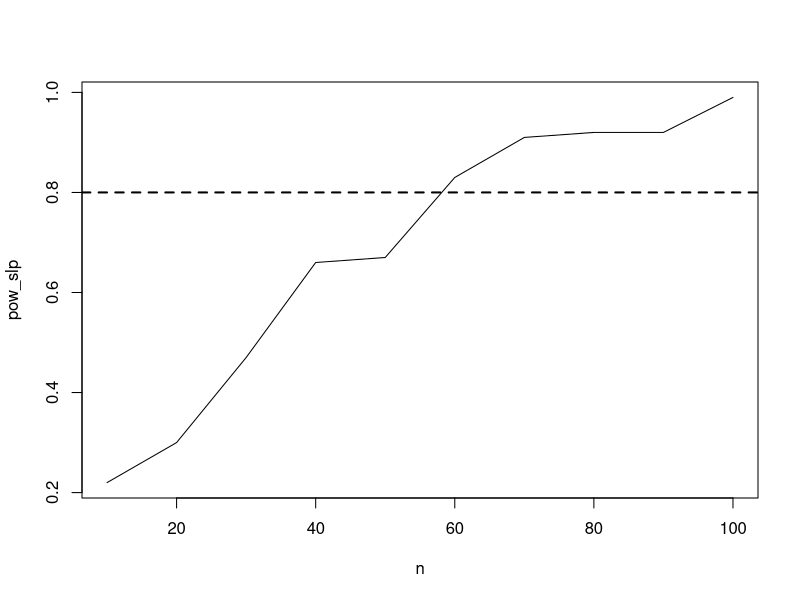

R code for this plot:
## ---- chunk 1
knitr::opts_chunk$set(echo = TRUE)
## ---- chunk 2
n <- seq(10,100,10)
pow_fun <- function(n){
  x <- runif(n,-2,2)
  y <- rpois(n,lambda=exp(0.5 + 0.25 * x))
  m <- glm(y~x,family = "poisson")
  return(summary(m)$coefficients[2,4])
}
n_rep <- 100
pow_slp <- sapply(n,function(n) sum(replicate(n_rep,pow_fun(n)) < 0.05) / n_rep)
{plot(n,pow_slp,type="l")
abline(h=0.8,lty=2,lwd=2)}
